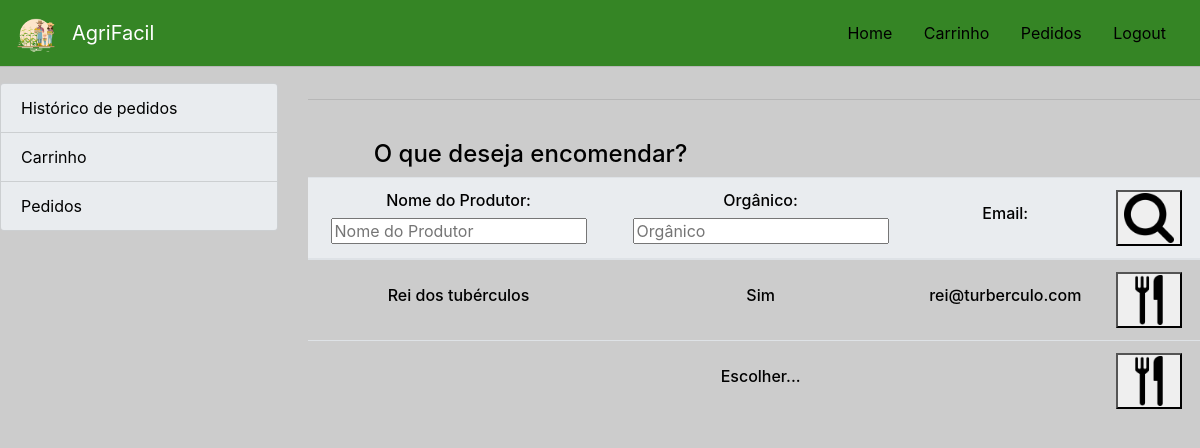
Page /main on the earlier database version.
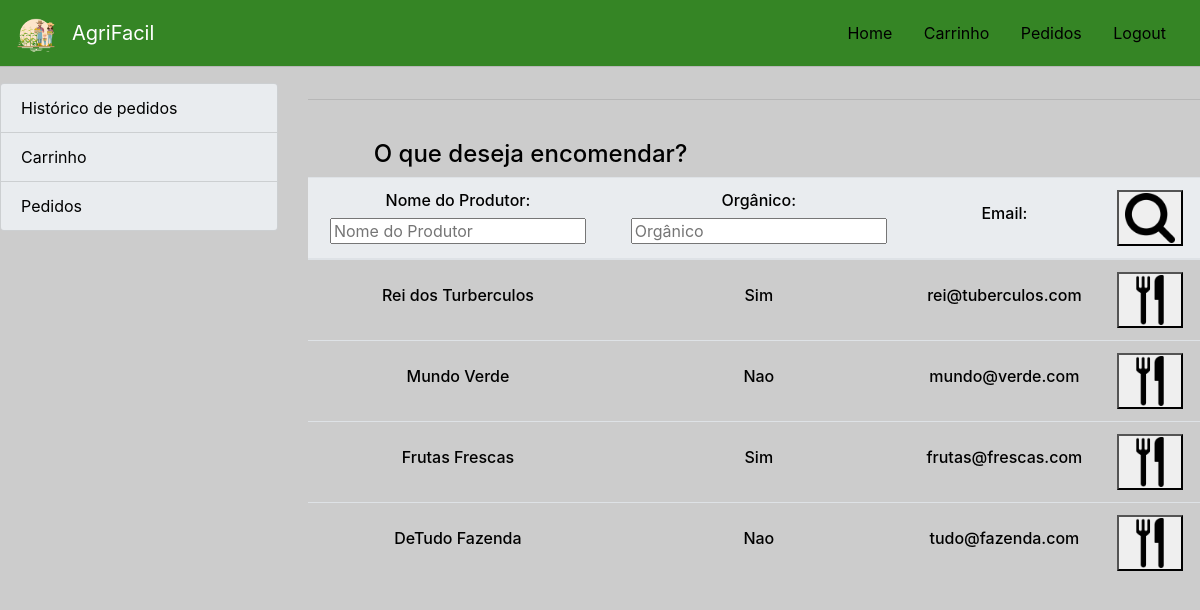
Same page on the later database version.
### tables this page shows
CREATE TABLE produtor (idProdutor INTEGER PRIMARY KEY AUTOINCREMENT, CNPJ TEXT, nomeOficial TEXT, nomeFantasia TEXT, password TEXT, email TEXT, telefone TEXT, rua TEXT, numero TEXT, bairro TEXT, cidade TEXT, estado TEXT, CEP TEXT, complemento TEXT, agroecologico TEXT, organico TEXT, individualColetiva TEXT);

### api/products.py (the view)
@app.route('/main', methods=['GET', 'POST'])
def main():
    producer_list = producer.list_producers()
    return render_template("main.html", info = producer_list)

### crud/producer.py (called while the page is built)
def list_producers():
    with sql.connect("db/agrifacil.db") as con:
        cur = con.cursor()
        cur.execute("SELECT idProdutor, nomeFantasia, organico, email from produtor")
        return cur.fetchall()

### templates/main.html (shortened to what this page needs)
{% extends "baseConsumidor.html" %}
{% block consumidor %}
    <main role="main">
    <div class="container" align="center">
        <div class="row" >
            <div class="col">
                <br/>
                <h4 style="color:black">O que deseja encomendar?</h4>
            </div>
            <div class="col"></div>
            <br/>
            <br/>
        </div>
    </div>
    <table class="table">
        <thead class="thead-light">
          <tr>
            <th scope="col" width="20%" style="vertical-align:middle;"><div align="center"><h6 style="color:black">Nome do Produtor:</h6><input id="inputtype" type = "text" name = "nome" placeholder="Nome do Produtor" /></div></th>
            <th scope="col" width="20%" style="vertical-align:middle;"><div align="center"><h6 style="color:black">Orgânico:</h6><input id="inputtype" type = "text" name = "organico" placeholder="Orgânico" /></div></th>
            <th scope="col" width="10%" style="vertical-align:middle;"><div align="center"><h6 style="color:black">Email:</h6></div></th>
            <th scope="col" width="10%" style="vertical-align:middle;" ><div align="center"><button type = "submit" class= "searchbutton"><a href="#">
                <img src="static/images/icon.png"
                onmouseover="this.src='static/images/icon2.png'"
                onmouseout="this.src='static/images/icon.png'"
                border="0" alt="" width="50px" height="50px"/></a></button></div>
            </th>
          </tr>
        </thead>
        <tbody>
            {% for result in info %}
            <tr>
                <td width="20%" style="vertical-align:middle;"><div align="center"><h6 style="color:black">{{result[1]}}</h6></div></td>
                <td width="10%" style="vertical-align:middle;"><div align="center"><h6 style="color:black">{{result[2]}}</h6></div></td>
                <td width="10%" style="vertical-align:middle;"><div align="center"><h6 style="color:black">{{result[3]}}</h6></div></td>
                <form method="post" action="/producer/{{ result[0] }}">
                <td width="5%" style="vertical-align:middle;"><div align="center"><button type = "submit" class= "searchbutton"><a href="#">
                    <img src="static/images/fork.png"
                    onmouseover="this.src='static/images/fork2.png'"
                    onmouseout="this.src='static/images/fork.png'"
                    border="0" alt="" width="50px" height="50px"/></a></button></div></div></td>
            {% endfor %}
    </div>
    </div>
  {% endblock %}

Differences in the rows shown:
changed produtor: nomeFantasia "Rei dos tubérculos" → "Rei dos Turberculos"; email "rei@turberculo.com" → "rei@tuberculos.com"
changed produtor: nomeFantasia (not shown) → "Mundo Verde"; organico "Escolher..." → "Nao"; email (not shown) → "mundo@verde.com"
added produtor: nomeFantasia "Frutas Frescas", organico "Sim", email "frutas@frescas.com"
added produtor: nomeFantasia "DeTudo Fazenda", organico "Nao", email "tudo@fazenda.com"
